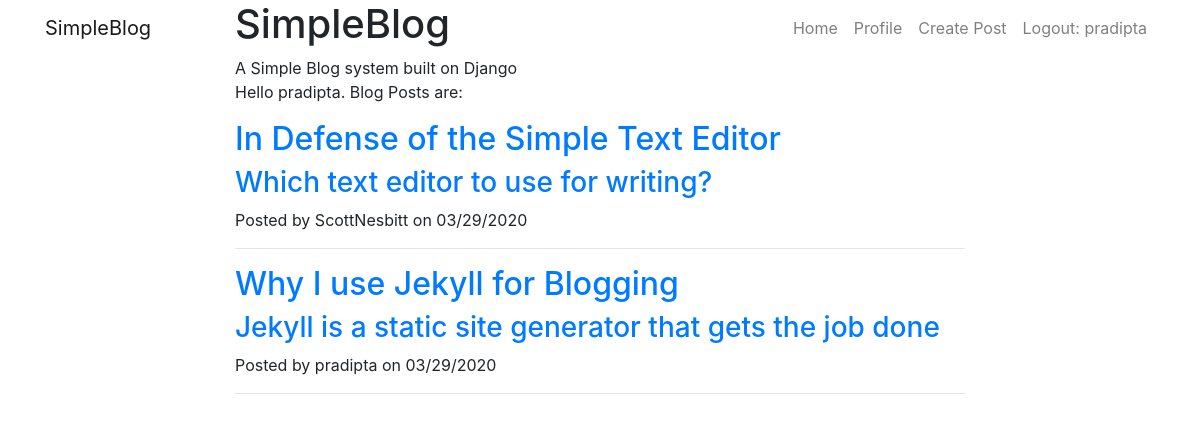
Screenshot of / (signed in) with the database file from the repository.
### core/models.py (models this page shows)
class BlogEntry(models.Model):
    article = models.CharField(max_length=4000)
    heading = models.CharField(max_length=400)
    subheading = models.CharField(max_length=800, default="")
    author = models.ForeignKey(User, on_delete=models.CASCADE, default=None)
    pubDate = models.DateField("Date Published")

### core/views.py (the view)
# urls.py: 2. Add a URL to urlpatterns:  path('', views.home, name='home')
def home(request):
    posts = BlogEntry.objects.order_by('-pubDate')
    context = {"posts": posts}
    return render(request, "home.html", context)

### core/templates/home.html (shortened to what this page needs)
{% extends 'base.html' %}
{% block content %}
<div class="container">
  <div class="row">
    <div class="col-lg-8 col-md-10 mx-auto">
      <p>
        {% if user.is_authenticated %}
        Hello {{user.get_username}}.
        {% else %}
        Hello there. You need to sign up to create new posts.
        {% endif %}
        Blog Posts are:
      </p>
      {% for post in posts %}
      <div class="post-preview">
        <a href="{% url 'view' post.id %}">
          <h2 class="post-title">
            {{post.heading}}
          </h2>
          <h3 class="post-subtitle">
            {{post.subheading}}
          </h3>
        </a>
        <p class="post-meta">Posted by
          {{post.author.username }}
          on {{ post.pubDate|date:"SHORT_DATE_FORMAT" }} </p>
      </div>
      <hr>
      {% endfor %}
    </div>
  </div>
</div>
{% endblock %}
{% block header %}
<div class="container">
  <div class="row">
    <div class="col-lg-8 col-md-10 mx-auto">
      <div class="site-heading">
        <h1>SimpleBlog</h1>
        <span class="subheading">A Simple Blog system built on Django</span>
      </div>
    </div>
  </div>
</div>
{% endblock %}

### core/templates/base.html (shortened to what this page needs)
<!DOCTYPE html>
<html lang="en">
<head>
  {% load static %}
  <link href="{% static 'vendor/bootstrap/css/bootstrap.min.css' %}" rel="stylesheet">
  <link href="{% static 'vendor/fontawesome-free/css/all.min.css' %}" rel="stylesheet" type="text/css">
  <link href="{% static 'css/custom.css' %}" rel="stylesheet">
</head>
<body>
  <nav class="navbar navbar-expand-lg navbar-light fixed-top" id="mainNav">
    <div class="container">
      <a class="navbar-brand" href="index.html">SimpleBlog</a>
      <div class="collapse navbar-collapse" id="navbarResponsive">
        <ul class="navbar-nav ml-auto">
          {% if user.is_authenticated %}
          <li class="nav-item">
            <a class="nav-link" href="{% url 'home' %}"> Home</a>
          </li>
          <li class="nav-item">
            <a class="nav-link" href="{% url 'profile' %}">Profile</a>
          </li>
          <li class="nav-item">
            <a class="nav-link" href="{% url 'createPost' %}">Create Post</a>
          </li>
          <li class="nav-item">
            <a class="nav-link" href="/accounts/logout">Logout: {{user.username}}</a>
          </li>
          {% endif %}
        </ul>
      </div>
    </div>
  </nav>
  <header class="masthead">
    {% block header %}
    {% endblock %}
  </header>
  {% block content %}
  {% endblock %}
</body>
</html>

### rows the page displays
BlogEntry: heading "In Defense of the Simple Text Editor", subheading "Which text editor to use for writing?", author.username "ScottNesbitt", pubDate "03/29/2020"
BlogEntry: heading "Why I use Jekyll for Blogging", subheading "Jekyll is a static site generator that gets the job done", author.username "pradipta", pubDate "03/29/2020"

### other values shown
{{ user.username }} "pradipta"
{{ user.get_username }} "pradipta"
